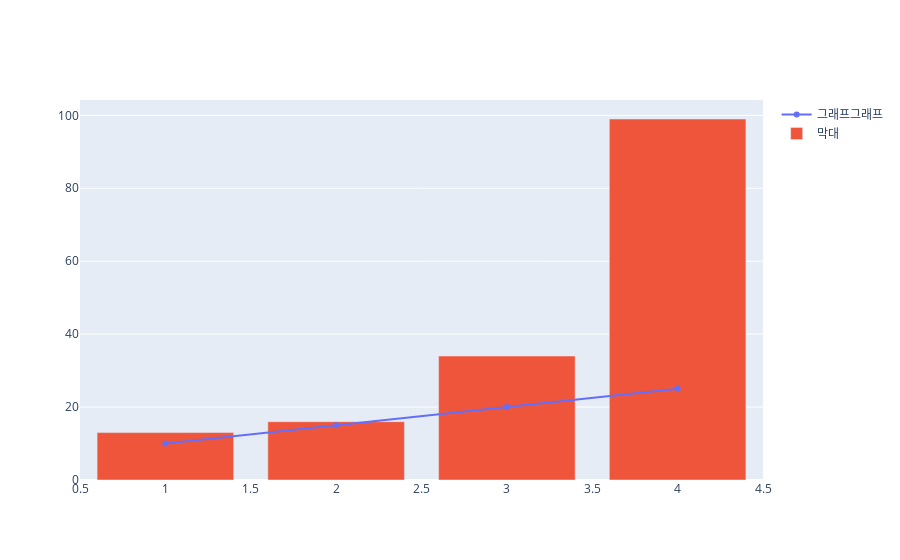

Notebook cell for this chart:
### Code cell
fig.add_trace(go.Bar(x=[1,2,3,4], y=[13,16,34,99], name = '막대')) # Bar - 막대그래프

### Figure 1 — Plotly figure (JSON) as saved in the notebook; plotly's stock layout.template omitted (floating-point values rounded to 4 significant figures)
{"data": [{"mode": "lines+markers", "name": "그래프그래프", "type": "scatter", "x": [1, 2, 3, 4], "y": [10, 15, 20, 25]}, {"name": "막대", "type": "bar", "x": [1, 2, 3, 4], "y": [13, 16, 34, 99]}], "layout": {}}
